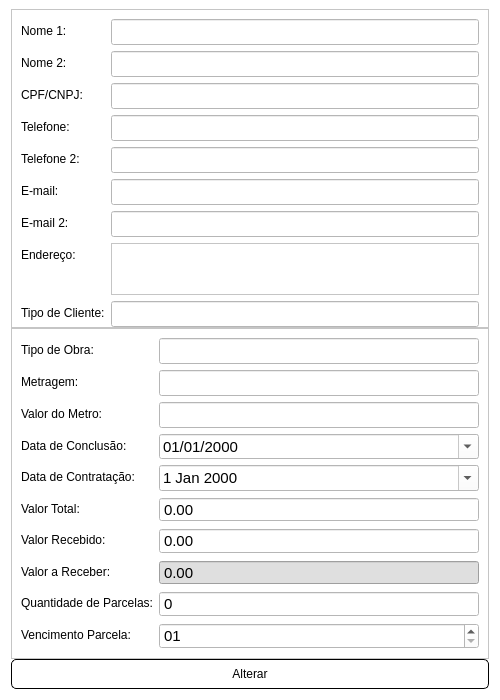
<?xml version="1.0" encoding="UTF-8"?>
<ui version="4.0">
 <class>Dialog</class>
 <widget class="QDialog" name="Dialog">
  <property name="geometry">
   <rect>
    <x>0</x>
    <y>0</y>
    <width>500</width>
    <height>700</height>
   </rect>
  </property>
  <property name="minimumSize">
   <size>
    <width>500</width>
    <height>700</height>
   </size>
  </property>
  <property name="maximumSize">
   <size>
    <width>500</width>
    <height>700</height>
   </size>
  </property>
  <property name="windowTitle">
   <string>Dialog</string>
  </property>
  <property name="styleSheet">
   <string notr="true">background-color: rgb(255, 255, 255);</string>
  </property>
  <layout class="QVBoxLayout" name="verticalLayout">
   <property name="spacing">
    <number>0</number>
   </property>
   <property name="topMargin">
    <number>9</number>
   </property>
   <item>
    <widget class="QFrame" name="frame">
     <property name="minimumSize">
      <size>
       <width>0</width>
       <height>0</height>
      </size>
     </property>
     <property name="maximumSize">
      <size>
       <width>16777215</width>
       <height>795</height>
      </size>
     </property>
     <property name="frameShape">
      <enum>QFrame::StyledPanel</enum>
     </property>
     <property name="frameShadow">
      <enum>QFrame::Raised</enum>
     </property>
     <layout class="QFormLayout" name="formLayout">
      <property name="sizeConstraint">
       <enum>QLayout::SetDefaultConstraint</enum>
      </property>
      <property name="fieldGrowthPolicy">
       <enum>QFormLayout::AllNonFixedFieldsGrow</enum>
      </property>
      <property name="bottomMargin">
       <number>0</number>
      </property>
      <item row="1" column="0">
       <widget class="QLabel" name="label">
        <property name="text">
         <string>Nome 1:</string>
        </property>
       </widget>
      </item>
      <item row="1" column="1">
       <widget class="QLineEdit" name="nome1">
        <property name="font">
         <font>
          <pointsize>11</pointsize>
         </font>
        </property>
       </widget>
      </item>
      <item row="2" column="0">
       <widget class="QLabel" name="label_2">
        <property name="text">
         <string>Nome 2:</string>
        </property>
       </widget>
      </item>
      <item row="2" column="1">
       <widget class="QLineEdit" name="nome2">
        <property name="font">
         <font>
          <pointsize>11</pointsize>
         </font>
        </property>
        <property name="text">
         <string/>
        </property>
       </widget>
      </item>
      <item row="4" column="0">
       <widget class="QLabel" name="label_3">
        <property name="text">
         <string>Telefone:</string>
        </property>
       </widget>
      </item>
      <item row="4" column="1">
       <widget class="QLineEdit" name="telefone1">
        <property name="font">
         <font>
          <pointsize>11</pointsize>
         </font>
        </property>
       </widget>
      </item>
      <item row="5" column="0">
       <widget class="QLabel" name="label_4">
        <property name="text">
         <string>Telefone 2:</string>
        </property>
       </widget>
      </item>
      <item row="5" column="1">
       <widget class="QLineEdit" name="telefone2">
        <property name="font">
         <font>
          <pointsize>11</pointsize>
         </font>
        </property>
       </widget>
      </item>
      <item row="6" column="0">
       <widget class="QLabel" name="label_5">
        <property name="text">
         <string>E-mail:</string>
        </property>
       </widget>
      </item>
      <item row="6" column="1">
       <widget class="QLineEdit" name="email1">
        <property name="font">
         <font>
          <pointsize>11</pointsize>
         </font>
        </property>
       </widget>
      </item>
      <item row="7" column="0">
       <widget class="QLabel" name="label_6">
        <property name="text">
         <string>E-mail 2:</string>
        </property>
       </widget>
      </item>
      <item row="7" column="1">
       <widget class="QLineEdit" name="email2">
        <property name="font">
         <font>
          <pointsize>11</pointsize>
         </font>
        </property>
       </widget>
      </item>
      <item row="8" column="0">
       <widget class="QLabel" name="label_7">
        <property name="text">
         <string>Endereço:</string>
        </property>
       </widget>
      </item>
      <item row="8" column="1">
       <widget class="QTextEdit" name="endereco">
        <property name="minimumSize">
         <size>
          <width>0</width>
          <height>35</height>
         </size>
        </property>
        <property name="maximumSize">
         <size>
          <width>16777215</width>
          <height>55</height>
         </size>
        </property>
        <property name="font">
         <font>
          <pointsize>11</pointsize>
         </font>
        </property>
       </widget>
      </item>
      <item row="9" column="0">
       <widget class="QLabel" name="label_8">
        <property name="text">
         <string>Tipo de Cliente:</string>
        </property>
       </widget>
      </item>
      <item row="9" column="1">
       <widget class="QLineEdit" name="tipo_cliente">
        <property name="font">
         <font>
          <pointsize>11</pointsize>
         </font>
        </property>
       </widget>
      </item>
      <item row="3" column="0">
       <widget class="QLabel" name="label_19">
        <property name="text">
         <string>CPF/CNPJ:</string>
        </property>
       </widget>
      </item>
      <item row="3" column="1">
       <widget class="QLineEdit" name="cpf">
        <property name="font">
         <font>
          <pointsize>11</pointsize>
         </font>
        </property>
       </widget>
      </item>
     </layout>
    </widget>
   </item>
   <item>
    <widget class="QFrame" name="frame_2">
     <property name="minimumSize">
      <size>
       <width>0</width>
       <height>0</height>
      </size>
     </property>
     <property name="frameShape">
      <enum>QFrame::StyledPanel</enum>
     </property>
     <property name="frameShadow">
      <enum>QFrame::Raised</enum>
     </property>
     <layout class="QFormLayout" name="formLayout_2">
      <property name="topMargin">
       <number>9</number>
      </property>
      <item row="0" column="0">
       <widget class="QLabel" name="label_9">
        <property name="text">
         <string>Tipo de Obra:</string>
        </property>
       </widget>
      </item>
      <item row="0" column="1">
       <widget class="QLineEdit" name="tipo_obra">
        <property name="font">
         <font>
          <pointsize>11</pointsize>
         </font>
        </property>
       </widget>
      </item>
      <item row="1" column="0">
       <widget class="QLabel" name="label_10">
        <property name="text">
         <string>Metragem:</string>
        </property>
       </widget>
      </item>
      <item row="1" column="1">
       <widget class="QLineEdit" name="metragem">
        <property name="font">
         <font>
          <pointsize>11</pointsize>
         </font>
        </property>
       </widget>
      </item>
      <item row="2" column="0">
       <widget class="QLabel" name="label_11">
        <property name="text">
         <string>Valor do Metro:</string>
        </property>
       </widget>
      </item>
      <item row="2" column="1">
       <widget class="QLineEdit" name="valor_metro">
        <property name="font">
         <font>
          <pointsize>11</pointsize>
         </font>
        </property>
       </widget>
      </item>
      <item row="3" column="0">
       <widget class="QLabel" name="label_12">
        <property name="text">
         <string>Data de Conclusão:</string>
        </property>
       </widget>
      </item>
      <item row="3" column="1">
       <widget class="QDateEdit" name="data_conclusao">
        <property name="minimumSize">
         <size>
          <width>0</width>
          <height>24</height>
         </size>
        </property>
        <property name="font">
         <font>
          <pointsize>11</pointsize>
         </font>
        </property>
        <property name="styleSheet">
         <string notr="true">color: rgb(0, 0, 0);</string>
        </property>
        <property name="displayFormat">
         <string>dd/MM/yyyy</string>
        </property>
        <property name="calendarPopup">
         <bool>true</bool>
        </property>
       </widget>
      </item>
      <item row="4" column="0">
       <widget class="QLabel" name="label_13">
        <property name="text">
         <string>Data de Contratação:</string>
        </property>
       </widget>
      </item>
      <item row="4" column="1">
       <widget class="QDateEdit" name="data_contratacao">
        <property name="minimumSize">
         <size>
          <width>0</width>
          <height>24</height>
         </size>
        </property>
        <property name="font">
         <font>
          <pointsize>11</pointsize>
         </font>
        </property>
        <property name="styleSheet">
         <string notr="true">color: rgb(0, 0, 0);</string>
        </property>
        <property name="calendarPopup">
         <bool>true</bool>
        </property>
       </widget>
      </item>
      <item row="5" column="0">
       <widget class="QLabel" name="label_14">
        <property name="text">
         <string>Valor Total:</string>
        </property>
       </widget>
      </item>
      <item row="6" column="0">
       <widget class="QLabel" name="label_15">
        <property name="text">
         <string>Valor Recebido:</string>
        </property>
       </widget>
      </item>
      <item row="8" column="0">
       <widget class="QLabel" name="label_16">
        <property name="text">
         <string>Quantidade de Parcelas:</string>
        </property>
       </widget>
      </item>
      <item row="8" column="1">
       <widget class="QSpinBox" name="qnt_parcelas">
        <property name="font">
         <font>
          <pointsize>11</pointsize>
         </font>
        </property>
        <property name="buttonSymbols">
         <enum>QAbstractSpinBox::NoButtons</enum>
        </property>
        <property name="maximum">
         <number>99999999</number>
        </property>
       </widget>
      </item>
      <item row="9" column="0">
       <widget class="QLabel" name="label_17">
        <property name="text">
         <string>Vencimento Parcela:</string>
        </property>
       </widget>
      </item>
      <item row="9" column="1">
       <widget class="QDateEdit" name="vencimento_parcela">
        <property name="font">
         <font>
          <pointsize>11</pointsize>
         </font>
        </property>
        <property name="displayFormat">
         <string>dd</string>
        </property>
       </widget>
      </item>
      <item row="7" column="0">
       <widget class="QLabel" name="label_18">
        <property name="text">
         <string>Valor a Receber:</string>
        </property>
       </widget>
      </item>
      <item row="5" column="1">
       <widget class="QDoubleSpinBox" name="valor_total">
        <property name="minimumSize">
         <size>
          <width>0</width>
          <height>24</height>
         </size>
        </property>
        <property name="font">
         <font>
          <pointsize>11</pointsize>
         </font>
        </property>
        <property name="buttonSymbols">
         <enum>QAbstractSpinBox::NoButtons</enum>
        </property>
        <property name="maximum">
         <double>100000000000000000.000000000000000</double>
        </property>
       </widget>
      </item>
      <item row="6" column="1">
       <widget class="QDoubleSpinBox" name="valor_recebido">
        <property name="minimumSize">
         <size>
          <width>0</width>
          <height>24</height>
         </size>
        </property>
        <property name="font">
         <font>
          <pointsize>11</pointsize>
         </font>
        </property>
        <property name="buttonSymbols">
         <enum>QAbstractSpinBox::NoButtons</enum>
        </property>
        <property name="maximum">
         <double>99999999999999.000000000000000</double>
        </property>
       </widget>
      </item>
      <item row="7" column="1">
       <widget class="QDoubleSpinBox" name="valor_a_receber">
        <property name="minimumSize">
         <size>
          <width>0</width>
          <height>24</height>
         </size>
        </property>
        <property name="font">
         <font>
          <pointsize>11</pointsize>
         </font>
        </property>
        <property name="styleSheet">
         <string notr="true">background-color: rgb(223, 223, 223);</string>
        </property>
        <property name="readOnly">
         <bool>true</bool>
        </property>
        <property name="buttonSymbols">
         <enum>QAbstractSpinBox::NoButtons</enum>
        </property>
        <property name="maximum">
         <double>9999999999999.000000000000000</double>
        </property>
       </widget>
      </item>
     </layout>
    </widget>
   </item>
   <item>
    <widget class="QPushButton" name="btn_alterar2">
     <property name="minimumSize">
      <size>
       <width>60</width>
       <height>30</height>
      </size>
     </property>
     <property name="cursor">
      <cursorShape>PointingHandCursor</cursorShape>
     </property>
     <property name="styleSheet">
      <string notr="true">QPushButton {
	background-color: #ffffff;
	border: 1px solid black;
	border-radius: 5px;
}

QPushButton:hover {
	background-color: rgb(223, 223, 223);
	border: 1px solid black;
	border-radius: 5px;
}

QPushButton:pressed {
	background-color: rgb(200, 200, 200);
	border: 1px solid black;
	border-radius: 5px;
}</string>
     </property>
     <property name="text">
      <string>Alterar</string>
     </property>
    </widget>
   </item>
  </layout>
 </widget>
 <resources/>
 <connections/>
</ui>
